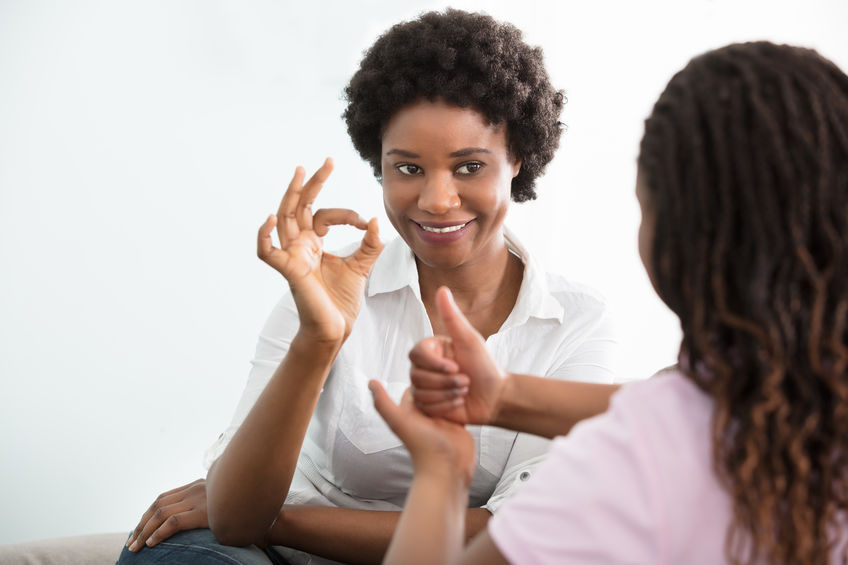
#> input picture hamer/example_data/test1.jpg, 848 x 565 px; its folder holds 2 pictures in this run
$ python dilate.py --input ../hamer/example_data
#> lines starting #> are read from the running program, lines starting #| are printed output that depends on the picture; after the words box and inside, x2 and y2 are one past the last pixel; in counts of white or black regions, pixels touching at a corner belong together
import os
from tqdm import tqdm
import argparse
import cv2
import numpy as np
def gau_rand(mean, std_dev, size, low, high):
    # Generate Gaussian distributed random numbers
    random_numbers = np.random.normal(loc=mean, scale=std_dev, size=size)

    # Scale and shift the numbers to the desired range (1 to 10)
    scaled_numbers = np.clip(random_numbers, low, high)

    return scaled_numbers
def dilate_mask(image, dilation_percentage):
    # Convert to grayscale
    gray = cv2.cvtColor(image, cv2.COLOR_BGR2GRAY)

    # Threshold the image to create a binary mask
    _, binary_mask = cv2.threshold(gray, 1, 255, cv2.THRESH_BINARY)

    # Calculate the kernel size for dilation
    h, w = binary_mask.shape
    kernel_size = int(min(h, w) * dilation_percentage)
    kernel_size = max(1, kernel_size)  # Ensure the kernel size is at least 1
    kernel = np.ones((kernel_size, kernel_size), np.uint8)

    # Dilate the mask
    dilated_mask = cv2.dilate(binary_mask, kernel, iterations=1)

    return dilated_mask

def process_masks(folder_path, output_folder, dis_per_up, dis_per_low):
    # List of image files in the folder
#> called with folder_path = '../hamer/example_data', output_folder = '', dis_per_up = 0.04, dis_per_low = 0.02
    files = [f for f in os.listdir(folder_path) if f.lower().endswith(('.png', '.jpg', '.jpeg', '.bmp'))]

    if not os.path.exists(output_folder):
        os.makedirs(output_folder)

    for file in tqdm(files):
        img_path = os.path.join(folder_path, file)
        img = cv2.imread(img_path)
#> img is the input picture: shape (565, 848, 3); mean B, G, R 160.1, 163.9, 175.1

        if img is not None:
            dilation_percentage = gau_rand(0.03, 0.005, 1, dis_per_low, dis_per_up)
            dilated_mask = dilate_mask(img, dilation_percentage)
#> in dilate_mask, `gray = cv2.cvtColor(image, cv2.COLOR_BGR2GRAY)`:
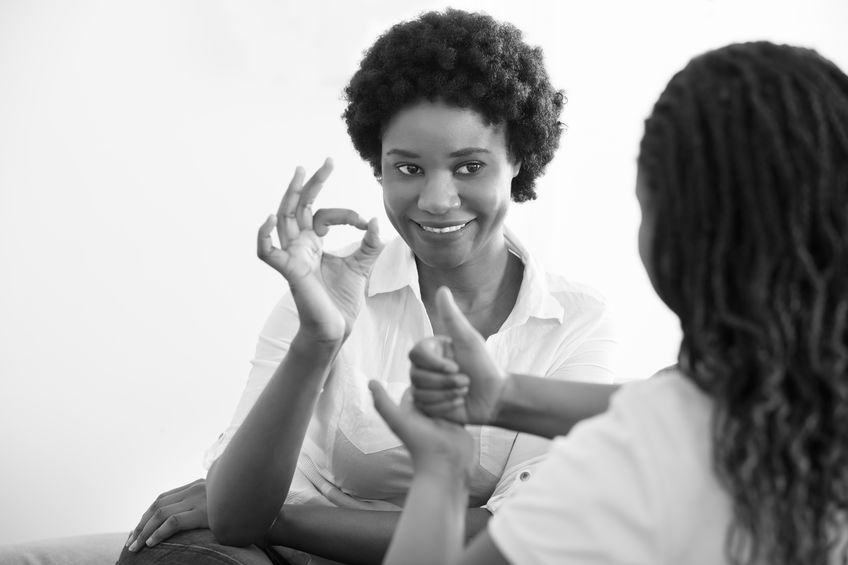
#> gray: shape (565, 848); min 0, max 255, mean 166.8
#> in dilate_mask, `_, binary_mask = cv2.threshold(gray, 1, 255, cv2.THRESH_BINARY)`:
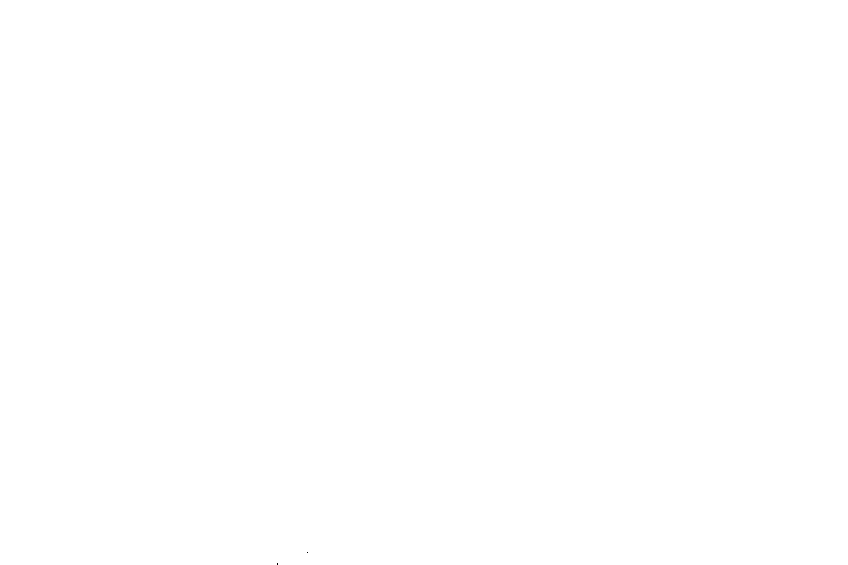
#> binary_mask: shape (565, 848); 100% white; black in thin lines or dots, all inside (x1, y1, x2, y2) = (277, 552, 308, 565)
#> in dilate_mask, `dilated_mask = cv2.dilate(binary_mask, kernel, iterations=1)`: dilated_mask: shape (565, 848); every value is 255
            output_path = os.path.join(output_folder, file)
            cv2.imwrite(output_path, dilated_mask)
        else:
            print(f"Failed to read: {img_path}")
#> pass 2 of the loop in process_masks, `for file in tqdm(files):`:
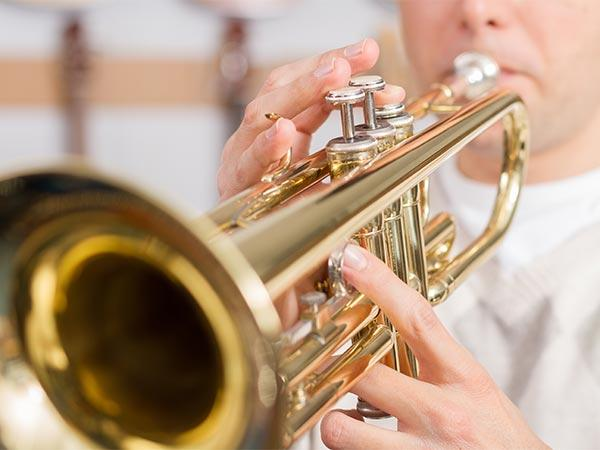
#> input picture hamer/example_data/test2.jpg, 600 x 450 px
#> in process_masks, img is the input picture: shape (450, 600, 3); mean B, G, R 132.6, 156.6, 184.5
#> in dilate_mask (call 2), `gray = cv2.cvtColor(image, cv2.COLOR_BGR2GRAY)`:
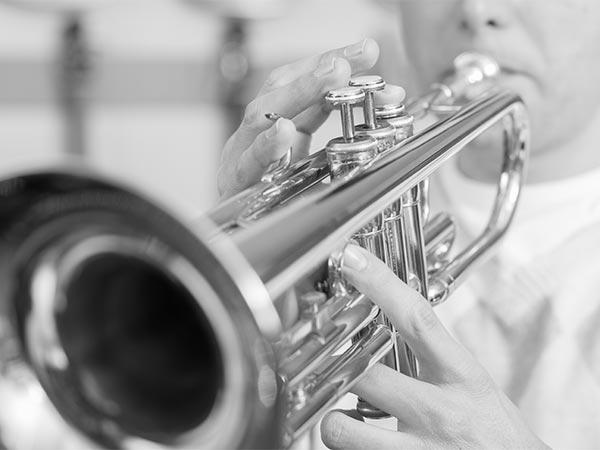
#> gray: shape (450, 600); min 5, max 255, mean 162.2
#> binary_mask: shape (450, 600); every value is 255
if __name__ == "__main__":
    parser = argparse.ArgumentParser(description="Generate random numbers between 0.02 and 0.04 with a Gaussian distribution.")
    parser.add_argument('--input', type=str, default="", help="Lower bound of the range")
    parser.add_argument('--output', type=str, default="", help="Upper bound of the range")
    args = parser.parse_args()

    if not os.path.exists(args.output):
        os.makedirs(args.output)
    args = parser.parse_args()

    process_masks(args.input, args.output, 0.04, 0.02)
    print("Mask dilation process completed.")
